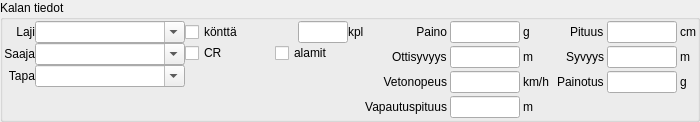
      <widget class="QGroupBox" name="groupBoxFish">
       <property name="minimumSize">
        <size>
         <width>700</width>
         <height>0</height>
        </size>
       </property>
       <property name="maximumSize">
        <size>
         <width>700</width>
         <height>150</height>
        </size>
       </property>
       <property name="title">
        <string>Kalan tiedot</string>
       </property>
       <layout class="QHBoxLayout" name="horizontalLayout_29">
        <property name="spacing">
         <number>0</number>
        </property>
        <property name="margin">
         <number>1</number>
        </property>
        <item>
         <layout class="QVBoxLayout" name="verticalLayout_8">
          <property name="spacing">
           <number>0</number>
          </property>
          <item>
           <layout class="QHBoxLayout" name="horizontalLayout_12">
            <item>
             <widget class="QLabel" name="label_17">
              <property name="text">
               <string>Laji</string>
              </property>
              <property name="alignment">
               <set>Qt::AlignRight|Qt::AlignTrailing|Qt::AlignVCenter</set>
              </property>
             </widget>
            </item>
            <item>
             <widget class="QComboBox" name="species">
              <property name="minimumSize">
               <size>
                <width>150</width>
                <height>0</height>
               </size>
              </property>
              <property name="editable">
               <bool>true</bool>
              </property>
             </widget>
            </item>
           </layout>
          </item>
          <item>
           <layout class="QHBoxLayout" name="horizontalLayout_14">
            <item>
             <widget class="QLabel" name="label_20">
              <property name="text">
               <string>Saaja</string>
              </property>
              <property name="alignment">
               <set>Qt::AlignRight|Qt::AlignTrailing|Qt::AlignVCenter</set>
              </property>
             </widget>
            </item>
            <item>
             <widget class="QComboBox" name="getter">
              <property name="minimumSize">
               <size>
                <width>150</width>
                <height>0</height>
               </size>
              </property>
              <property name="whatsThis">
               <string>Saaja</string>
              </property>
              <property name="editable">
               <bool>true</bool>
              </property>
             </widget>
            </item>
           </layout>
          </item>
          <item>
           <layout class="QHBoxLayout" name="horizontalLayout_26">
            <item>
             <widget class="QLabel" name="label_15">
              <property name="text">
               <string>Tapa</string>
              </property>
              <property name="alignment">
               <set>Qt::AlignRight|Qt::AlignTrailing|Qt::AlignVCenter</set>
              </property>
             </widget>
            </item>
            <item>
             <widget class="QComboBox" name="method">
              <property name="minimumSize">
               <size>
                <width>150</width>
                <height>0</height>
               </size>
              </property>
              <property name="editable">
               <bool>true</bool>
              </property>
             </widget>
            </item>
           </layout>
          </item>
          <item>
           <spacer name="verticalSpacer_5">
            <property name="orientation">
             <enum>Qt::Vertical</enum>
            </property>
            <property name="sizeHint" stdset="0">
             <size>
              <width>1</width>
              <height>1</height>
             </size>
            </property>
           </spacer>
          </item>
         </layout>
        </item>
        <item>
         <layout class="QVBoxLayout" name="verticalLayout_18">
          <property name="spacing">
           <number>0</number>
          </property>
          <item>
           <layout class="QHBoxLayout" name="horizontalLayout_28">
            <property name="spacing">
             <number>0</number>
            </property>
            <item>
             <widget class="QCheckBox" name="group">
              <property name="text">
               <string>könttä</string>
              </property>
             </widget>
            </item>
            <item>
             <spacer name="horizontalSpacer_12">
              <property name="orientation">
               <enum>Qt::Horizontal</enum>
              </property>
              <property name="sizeHint" stdset="0">
               <size>
                <width>1</width>
                <height>1</height>
               </size>
              </property>
             </spacer>
            </item>
            <item>
             <widget class="QLineEdit" name="group_number">
              <property name="minimumSize">
               <size>
                <width>50</width>
                <height>0</height>
               </size>
              </property>
              <property name="maximumSize">
               <size>
                <width>50</width>
                <height>16777215</height>
               </size>
              </property>
              <property name="maxLength">
               <number>3</number>
              </property>
             </widget>
            </item>
            <item>
             <widget class="QLabel" name="group_label">
              <property name="text">
               <string>kpl</string>
              </property>
             </widget>
            </item>
           </layout>
          </item>
          <item>
           <layout class="QHBoxLayout" name="horizontalLayout_23">
            <property name="spacing">
             <number>0</number>
            </property>
            <item>
             <widget class="QCheckBox" name="catchrelease">
              <property name="text">
               <string>CR</string>
              </property>
             </widget>
            </item>
            <item>
             <widget class="QCheckBox" name="undersize">
              <property name="text">
               <string>alamit</string>
              </property>
             </widget>
            </item>
           </layout>
          </item>
          <item>
           <layout class="QHBoxLayout" name="horizontalLayout_11">
            <property name="spacing">
             <number>0</number>
            </property>
            <item>
             <spacer name="verticalSpacer_4">
              <property name="orientation">
               <enum>Qt::Vertical</enum>
              </property>
              <property name="sizeHint" stdset="0">
               <size>
                <width>1</width>
                <height>1</height>
               </size>
              </property>
             </spacer>
            </item>
           </layout>
          </item>
         </layout>
        </item>
        <item>
         <layout class="QGridLayout" name="gridLayout_2">
          <property name="spacing">
           <number>3</number>
          </property>
          <item row="0" column="1">
           <layout class="QHBoxLayout" name="horizontalLayout_13">
            <item>
             <spacer name="horizontalSpacer_5">
              <property name="orientation">
               <enum>Qt::Horizontal</enum>
              </property>
              <property name="sizeHint" stdset="0">
               <size>
                <width>1</width>
                <height>1</height>
               </size>
              </property>
             </spacer>
            </item>
            <item>
             <widget class="QLabel" name="label_24">
              <property name="text">
               <string>Paino</string>
              </property>
              <property name="alignment">
               <set>Qt::AlignRight|Qt::AlignTrailing|Qt::AlignVCenter</set>
              </property>
             </widget>
            </item>
            <item>
             <widget class="QLineEdit" name="weight">
              <property name="maximumSize">
               <size>
                <width>70</width>
                <height>16777215</height>
               </size>
              </property>
              <property name="inputMask">
               <string/>
              </property>
             </widget>
            </item>
           </layout>
          </item>
          <item row="1" column="1">
           <layout class="QHBoxLayout" name="horizontalLayout_16">
            <item>
             <spacer name="horizontalSpacer_6">
              <property name="orientation">
               <enum>Qt::Horizontal</enum>
              </property>
              <property name="sizeHint" stdset="0">
               <size>
                <width>1</width>
                <height>1</height>
               </size>
              </property>
             </spacer>
            </item>
            <item>
             <widget class="QLabel" name="label_22">
              <property name="text">
               <string>Ottisyvyys</string>
              </property>
             </widget>
            </item>
            <item>
             <widget class="QLineEdit" name="spotdepth">
              <property name="maximumSize">
               <size>
                <width>70</width>
                <height>16777215</height>
               </size>
              </property>
             </widget>
            </item>
           </layout>
          </item>
          <item row="2" column="1">
           <layout class="QHBoxLayout" name="horizontalLayout_6">
            <item>
             <spacer name="horizontalSpacer_7">
              <property name="orientation">
               <enum>Qt::Horizontal</enum>
              </property>
              <property name="sizeHint" stdset="0">
               <size>
                <width>1</width>
                <height>1</height>
               </size>
              </property>
             </spacer>
            </item>
            <item>
             <widget class="QLabel" name="label_9">
              <property name="text">
               <string>Vetonopeus</string>
              </property>
              <property name="alignment">
               <set>Qt::AlignRight|Qt::AlignTrailing|Qt::AlignVCenter</set>
              </property>
             </widget>
            </item>
            <item>
             <widget class="QLineEdit" name="trolling_speed">
              <property name="maximumSize">
               <size>
                <width>70</width>
                <height>16777215</height>
               </size>
              </property>
             </widget>
            </item>
           </layout>
          </item>
          <item row="0" column="3">
           <layout class="QHBoxLayout" name="horizontalLayout_8">
            <item>
             <spacer name="horizontalSpacer_8">
              <property name="orientation">
               <enum>Qt::Horizontal</enum>
              </property>
              <property name="sizeHint" stdset="0">
               <size>
                <width>1</width>
                <height>1</height>
               </size>
              </property>
             </spacer>
            </item>
            <item>
             <widget class="QLabel" name="label_length">
              <property name="text">
               <string>Pituus</string>
              </property>
             </widget>
            </item>
            <item>
             <widget class="QLineEdit" name="length">
              <property name="maximumSize">
               <size>
                <width>70</width>
                <height>16777215</height>
               </size>
              </property>
             </widget>
            </item>
           </layout>
          </item>
          <item row="1" column="3">
           <layout class="QHBoxLayout" name="horizontalLayout_17">
            <item>
             <spacer name="horizontalSpacer_9">
              <property name="orientation">
               <enum>Qt::Horizontal</enum>
              </property>
              <property name="sizeHint" stdset="0">
               <size>
                <width>1</width>
                <height>1</height>
               </size>
              </property>
             </spacer>
            </item>
            <item>
             <widget class="QLabel" name="label_23">
              <property name="text">
               <string>Syvyys</string>
              </property>
             </widget>
            </item>
            <item>
             <widget class="QLineEdit" name="totaldepth">
              <property name="maximumSize">
               <size>
                <width>70</width>
                <height>16777215</height>
               </size>
              </property>
             </widget>
            </item>
           </layout>
          </item>
          <item row="2" column="3">
           <layout class="QHBoxLayout" name="horizontalLayout_27">
            <item>
             <spacer name="horizontalSpacer_10">
              <property name="orientation">
               <enum>Qt::Horizontal</enum>
              </property>
              <property name="sizeHint" stdset="0">
               <size>
                <width>1</width>
                <height>1</height>
               </size>
              </property>
             </spacer>
            </item>
            <item>
             <widget class="QLabel" name="label_26">
              <property name="text">
               <string>Painotus</string>
              </property>
             </widget>
            </item>
            <item>
             <widget class="QLineEdit" name="line_weight">
              <property name="maximumSize">
               <size>
                <width>70</width>
                <height>16777215</height>
               </size>
              </property>
             </widget>
            </item>
           </layout>
          </item>
          <item row="0" column="2">
           <widget class="QLabel" name="label_2">
            <property name="text">
             <string>g</string>
            </property>
           </widget>
          </item>
          <item row="1" column="2">
           <widget class="QLabel" name="label_5">
            <property name="text">
             <string>m</string>
            </property>
           </widget>
          </item>
          <item row="2" column="2">
           <widget class="QLabel" name="label_4">
            <property name="text">
             <string>km/h </string>
            </property>
           </widget>
          </item>
          <item row="0" column="4">
           <widget class="QLabel" name="label_3">
            <property name="text">
             <string>cm</string>
            </property>
           </widget>
          </item>
          <item row="1" column="4">
           <widget class="QLabel" name="label_21">
            <property name="text">
             <string>m</string>
            </property>
           </widget>
          </item>
          <item row="2" column="4">
           <widget class="QLabel" name="label_27">
            <property name="text">
             <string>g</string>
            </property>
           </widget>
          </item>
          <item row="3" column="2">
           <widget class="QLabel" name="label_7">
            <property name="text">
             <string>m</string>
            </property>
           </widget>
          </item>
          <item row="3" column="1">
           <layout class="QHBoxLayout" name="horizontalLayout_5">
            <item>
             <spacer name="horizontalSpacer_4">
              <property name="orientation">
               <enum>Qt::Horizontal</enum>
              </property>
              <property name="sizeHint" stdset="0">
               <size>
                <width>1</width>
                <height>1</height>
               </size>
              </property>
             </spacer>
            </item>
            <item>
             <widget class="QLabel" name="label_14">
              <property name="text">
               <string>Vapautuspituus</string>
              </property>
              <property name="alignment">
               <set>Qt::AlignRight|Qt::AlignTrailing|Qt::AlignVCenter</set>
              </property>
             </widget>
            </item>
            <item>
             <widget class="QLineEdit" name="release_width">
              <property name="maximumSize">
               <size>
                <width>70</width>
                <height>16777215</height>
               </size>
              </property>
             </widget>
            </item>
           </layout>
          </item>
         </layout>
        </item>
       </layout>
      </widget>
